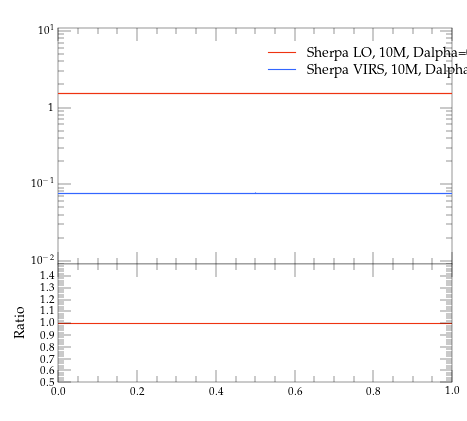

Recreate this plot in Python.
#! /usr/bin/env python

# This Python script was auto-generated using YODA v2.0.0.
# Analysis object: /evtb/incCutEt
# Timestamp: 15-04-2024 (14:39:01)

import matplotlib as mpl
import matplotlib.pyplot as plt
mpl.use('Agg') # comment out for interactive use
import os
import numpy as np

plotDir = os.path.split(os.path.realpath(__file__))[0]
if 'YODA_USER_PLOT_PATH' in globals():
    plot_outdir = globals()['YODA_USER_PLOT_PATH']
else:
    plot_outdir = plotDir

#plot style
plt.style.use(os.path.join(plotDir, '../default.mplstyle'))
# plot metadata
figW, figH = plt.rcParams['figure.figsize']
ax_xLabel = r''
ax_yLabel = r''
ax_title  = r''
ax_xScale = 'linear'
ax_yScale = 'log'
xLims = (0.0, 1.0)
yLims = (0.009000000000000001, 11.0)

# TeX-friendly labels for the legend
labels = [ r"Sherpa LO, 10M, Dalpha=0.01", r"Sherpa VIRS, 10M, Dalpha=0.01" ]

# Create figure and axis objects
fig, (ax, ratio0_ax) = plt.subplots(2, 1, sharex=True,
                  figsize=(figW,figH), gridspec_kw={'height_ratios': (2, 1)})
ratio0_ax.yaxis.set_major_locator(mpl.ticker.MultipleLocator(0.1))
ratio0_ax.set_ylim(0.5, 1.4999)
ratio0_ax.set_ylabel('Ratio')

# LineColor map: curve index -> color
linecolors = {0: '#EE3311', 1: '#3366FF'}
# the numerical data is stored in a separate file
dataf = dict()
prefix = os.path.split(__file__)[0]
if prefix:    prefix = prefix + '/'
exec(open(prefix+'incCutEt__data.py').read(), dataf)


legend_handles = [] # keep track of handles for the legend

# style options for curves
# starts at zorder>=5 to draw curve on top of legend
styles = {
  'curve0': {
    'color' : linecolors[0],
    'linestyle' : '-',
    'marker' : 'o',
    'zorder' : 5,
    'histstyle' : True,
  },
  'curve1': {
    'color' : linecolors[1],
    'linestyle' : '-',
    'marker' : 'o',
    'zorder' : 6,
    'histstyle' : True,
  },
}
# curve from input yoda files in main panel
for label in dataf['yvals'].keys():
    if all(np.isnan(v) for v in dataf['yvals'][label]):
        continue
    tmp = None
    if styles[label]['histstyle']: # draw as histogram
        tmp, = ax.plot(dataf['xedges'], dataf['yedges'][label],
                       color=styles[label]['color'],
                       linestyle=styles[label]['linestyle'],
                       drawstyle='steps-pre', solid_joinstyle='miter',
                       zorder=styles[label]['zorder'], label=label)
        ax.errorbar(dataf['xpoints'], dataf['yvals'][label], color=styles[label]['color'],
                    xerr=dataf['xerrs'], yerr=[dataf['ydowns'][label], dataf['yups'][label]],
                    linestyle='none', zorder=styles[label]['zorder'])
    else: # draw as scatter
        tmp = ax.errorbar(dataf['xpoints'], dataf['yvals'][label],
                          xerr=dataf['xerrs'],
                          yerr=[ dataf['ydowns'][label],
                          dataf['yups'][label] ],
                          fmt=styles[label]['marker'],
                          ecolor=styles[label]['color'],
                          color=styles[label]['color'], zorder=2)
        tmp[-1][0].set_linestyle(styles[label]['linestyle'])
    legend_handles += [tmp]
    for varLabel in dataf['variation_yvals'].keys():
        if varLabel.startswith(label):
            tmp, = ax.plot(dataf['xedges'], dataf['variation_yvals'][varLabel],
                           color=styles[label]['color'],
                           linestyle=styles[label]['linestyle'],
                           drawstyle='steps-pre', solid_joinstyle='miter',
                           zorder=styles[label]['zorder'], alpha=0.5)


# plots on ratio panel
# curve from input yoda files in ratio panel
for label, yvals in dataf['ratio0_yvals'].items():
    if all(np.isnan(v) for v in yvals):
        continue
    if styles[label]['histstyle']: # plot as histogram
        ratio0_ax.plot(dataf['xedges'], yvals,
                       color=styles[label]['color'],
                       linestyle=styles[label]['linestyle'],
                       drawstyle='steps-pre', zorder=1,
                       solid_joinstyle='miter')
        ratio0_ax.vlines(dataf['xpoints'],
                         dataf['ratio0_ymin'][label],
                         dataf['ratio0_ymax'][label],
                         color=styles[label]['color'], zorder=1)
    else: # plot as scatter
        tmp = ratio0_ax.errorbar(dataf['xpoints'],
                                 yvals, xerr=dataf['xerrs'],
                                 yerr=dataf['ratio0_yerrs'][label],
                                 fmt=styles[label]['marker'],
                                 ecolor=styles[label]['color'],
                                 color=styles[label]['color'])
        tmp[-1][0].set_linestyle(styles[label]['linestyle'])

    for varlabel in dataf['ratio0_variation_vals'].keys():
        if varlabel.startswith(label):
            ratio0_ax.plot(dataf['xedges'],
                            dataf['ratio0_variation_vals'][varlabel],
                            color=styles[label]['color'],
                            linestyle=styles[label]['linestyle'],
                            drawstyle='steps-pre', solid_joinstyle='miter',
                            zorder=1, alpha=0.5)

legend_pos = (0.5, 0.97)
ax.legend(legend_handles, labels, loc='upper left', bbox_to_anchor=legend_pos)

# set plot metadata as defined above
ratio0_ax.set_xlabel(ax_xLabel)
ratio0_ax.xaxis.set_label_coords(1., -.15)
ax.set_ylabel(ax_yLabel, loc='top')
ax.set_title(ax_title, loc='left')
ax.set_xscale(ax_xScale)
ax.set_yscale(ax_yScale)
ax.set_xlim(xLims)
ax.set_ylim(yLims)

# tick formatting
plt.rcParams['xtick.top'] = True
plt.rcParams['ytick.right'] = True
ax.yaxis.set_major_locator(mpl.ticker.LogLocator(base=10.0, numticks=np.inf))
ax.yaxis.set_minor_locator(mpl.ticker.LogLocator(
                           base=10.0, subs=np.arange(0.1, 1, 0.1), numticks=np.inf))
fig.align_ylabels((ax, ratio0_ax))
plt.savefig(os.path.join(plot_outdir, 'incCutEt.pdf'), format='PDF')
plt.savefig(os.path.join(plot_outdir, 'incCutEt.png'), format='PNG')

plt.close(fig)
